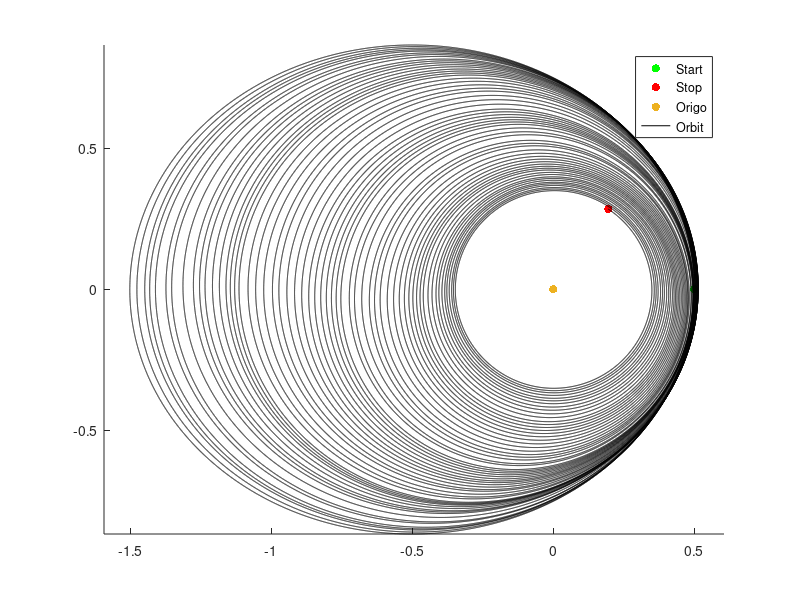

MATLAB code to generate this figure:
close all
clc

N = 500000;
h = 0.0004;
a = 0.5;

Tint = [0:h:N*h];

BV = [1 - a; 0; 0; sqrt((1 + a)/(1 - a))];
F = @(t, X) [X(3); X(4); -X(1)/(X(1)^2 + X(2)^2)^(3/2); -X(2)/(X(1)^2 + X(2)^2)^(3/2)];

[t, x] = ode45(F, Tint , BV);

scatter(x(1, 1), x(1,2),'g', 'filled')
hold on
scatter(x(end, 1), x(end, 2), 'r', 'filled')
scatter(0,0, 'black', 'filled')
plot(x(:, 1), x(:, 2),'black', 'LineWidth', 0.001);
axis equal
legend('Start', 'Stop', 'Origo', 'Orbit')
